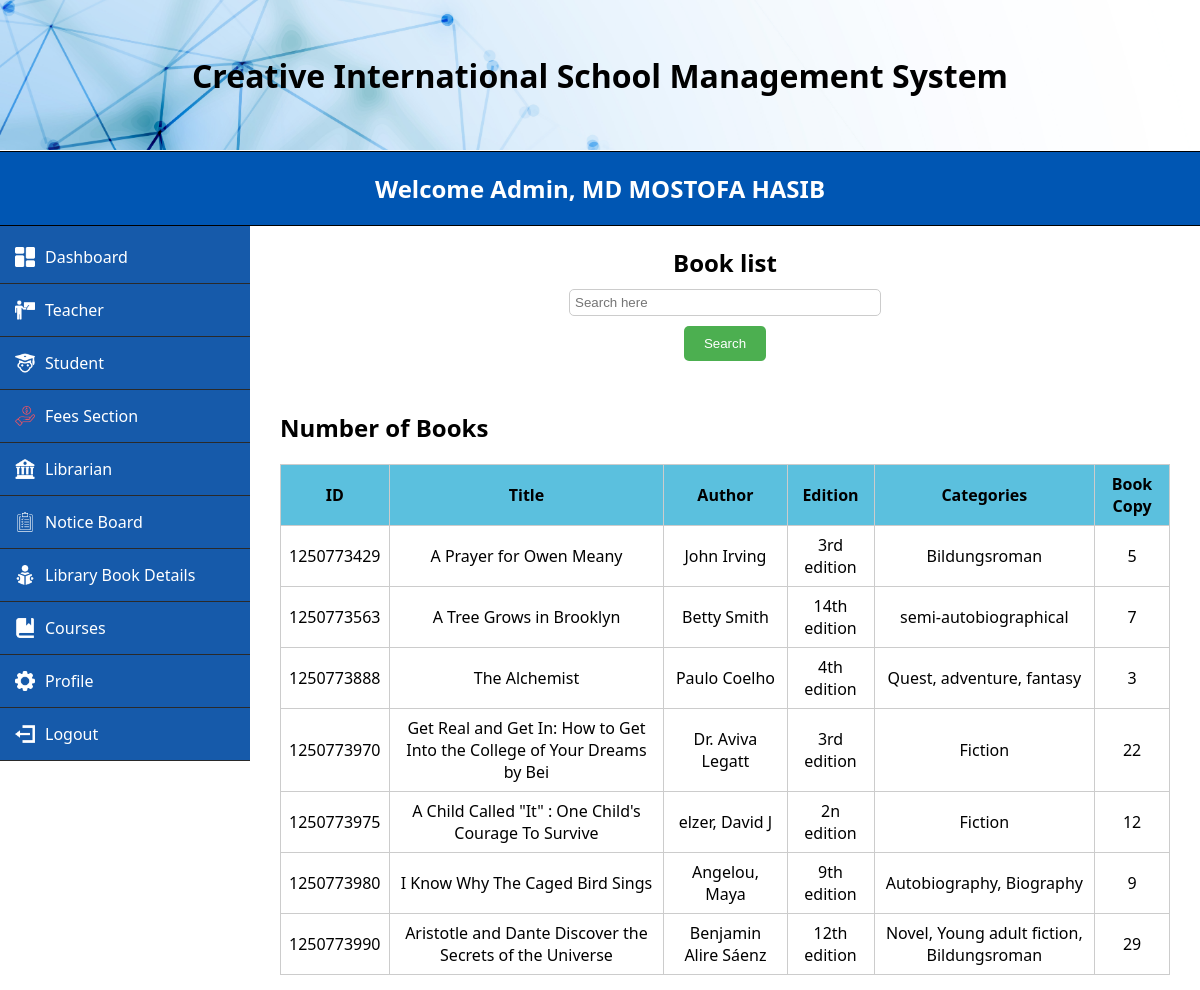
The page /MVC/Views/libraryBookInfo.php (signed in) on the database its author committed.
### tables this page shows
CREATE TABLE `bookinfo` (
  `sl` int(100) NOT NULL,
  `id` varchar(100) NOT NULL,
  `title` varchar(100) NOT NULL,
  `author` varchar(100) NOT NULL,
  `edition` varchar(100) NOT NULL,
  `categories` varchar(100) NOT NULL,
  `bookfile` varchar(100) NOT NULL,
  `bookcopy` varchar(100) NOT NULL
);

### MVC/Models/userModel.php (called while the page is built, shortened)
<?php
function getAllBooks() {
    $conn = conn();
    $sql = "SELECT * FROM bookinfo";
    $result = $conn->query($sql);
    $books = [];
    if ($result->num_rows > 0) {
        while($row = $result->fetch_assoc()) {
            $books[] = $row;
        }
    }
    return $books;
}
?>

### MVC/Views/libraryBookInfo.php (the view, shortened to what this page needs)
<?php
    require_once('../Models/userModel.php');
    $books = getAllBooks();
?>
<!DOCTYPE html>
<html lang="en">
<head>
    <link rel="stylesheet" href="../../css/adminStyle.css">
    <link rel="stylesheet" href="../../css/addTeacher.css">
</head>
<body>
    <div class="header">
        <h1>Creative International School Management System</h1>
    </div>
    <div class="brand-name">
        <h1>Welcome Admin, <?php echo $_SESSION['name']; ?></h1>
    </div>
    <form action="">
    <div class="side-menu">
        <ul>
            <li><a href="adminDash.php"><img src="../../images/dashboard (2).png" alt=""> Dashboard</a></li>
			<li class="dropdown">
                <a href="addTeacher.php"><img src="../../images/teacher2.png" alt=""> Teacher</a>
            </li>
			<li class="dropdown">
                <a href="addStudent.php"><img src="../../images/student-32.png" alt=""> Student</a>
            </li>
            <li><a href="fees.php"><img src="../../images/income.png" alt=""> Fees Section</a></li>
			<li class="dropdown">
                <a href="addLibrarian.php"><img src="../../images/library-32.png" alt=""> Librarian</a>
            </li>
            <li><a href="noticePost.php"><img src="../../images/clipboard-2-32.png" alt=""> Notice Board</a></li>
            <li><a href="libraryBookInfo.php"><img src="../../images/reading-book (1).png" alt=""> Library Book Details</a></li>
            <li class="dropdown">
                <a href="../Controllers/addCourseController.php"><img src="../../images/book-2-32.png" alt=""> Courses</a>
            </li>
            <li class="dropdown">
                <a href="viewProfile.php"><img src="../../images/settings.png" alt=""> Profile</a>
            </li>
            <li><a href="../Controllers/logout.php"><img src="../../images/account-logout-32.png" alt=""> Logout</a></li>
        </ul>
    </div>
    </form>
    <div class="search-container">
        <h2>Book list</h2>
        <input type="text" name="name" id="name" placeholder="Search here" onkeyup="ajax()" />
        <input type="button" name="" value="Search">
    </div>
    <div class="content">
        <div class="dashboard-table">
            <h2 colspan="2" style="text-align: left;">Number of Books</h2>
            <table id="bookTable">
                <thead>
                    <tr>
                        <th>ID</th>
                        <th>Title</th>
                        <th>Author</th>
                        <th>Edition</th>
                        <th>Categories</th>
                        <th>Book Copy</th>
                    </tr>
                </thead>
                <tbody>
                    <?php foreach ($books as $book): ?>
                        <tr>
                            <td><?php echo $book['id']; ?></td>
                            <td><?php echo $book['title']; ?></td>
                            <td><?php echo $book['author']; ?></td>
                            <td><?php echo $book['edition']; ?></td>
                            <td><?php echo $book['categories']; ?></td>
                            <td><?php echo $book['bookcopy']; ?></td>
                        </tr>
                    <?php endforeach; ?>
                </tbody>
            </table>
        </div>
    </div>
</body>
</html>

### css/adminStyle.css (style rules this page uses)
body { font-family: 'Segoe UI', Tahoma, Geneva, Verdana, sans-serif; margin: 0; padding: 0; }
.header { width: 100%; height: 150px; background-image: url('../images/loginBackground.jpg'); background-size: cover; background-repeat: no-repeat; background-position: center; display: flex; justify-content: center; align-items: center; margin-bottom: 1px; }
.brand-name { padding: 20px; display: flex; justify-content: center; align-items: center; background-color: #0056b3; border-bottom: 1px solid black; border-top: 1px solid black; }
.brand-name h1 { font-size: 24px; margin: 0; color: #fff; }
.side-menu { width: 250px; background-color: #165aaa; padding-top: 5px; padding-left: 0px; transition: left 0.3s ease; text-align: center; }
ul { list-style-type: none; padding-left: 0px; margin: 0; text-align: center; }
li { padding: 15px; border-bottom: 0.5px solid #2a2a2a; transition: background-color 0.3s ease; text-align: center; }
li a { color: #fff; text-decoration: none; display: flex; align-items: center; }
li img { margin-right: 10px; width: 20px; }
.content { flex-grow: 1; padding: 20px; }

### css/addTeacher.css (style rules this page uses)
.dashboard-table { margin-bottom: 20px; float: center; max-width: 70%; margin-right: 20px; }
.dashboard-table table { width: 100%; border-collapse: collapse; }
.dashboard-table th, .dashboard-table td { border: 1px solid #ccc; padding: 8px; }
.dashboard-table th { background-color: #5bc0de; text-align: center; }
.dashboard-table tbody tr:nth-child(even) { background-color: #5bc0de; }
.brand-name { padding: 20px; display: flex; justify-content: center; align-items: center; background-color: #0056b3; border-bottom: 1px solid black; border-top: 1px solid black; }
.brand-name h1 { font-size: 24px; margin: 0; color: #fff; }
.side-menu { width: 250px; background-color: #165aaa; padding-top: 5px; padding-left: 0px; text-align: center; float: left; }
.content { flex-grow: 1; padding: 10px; margin-left: 270px; }
.dashboard-table { margin-bottom: 5px; max-width: 100%; }

### MVC/Views/libraryBookInfo.php (style rules this page uses)
.dashboard-table { margin-bottom: 20px; float: center; max-width: 70%; margin-right: 20px; }
.dashboard-table table { width: 100%; border-collapse: collapse; }
.dashboard-table th, .dashboard-table td { border: 1px solid #ccc; padding: 8px; }
.dashboard-table th { background-color: #5bc0de; text-align: center; }
.dashboard-table tbody tr:nth-child(even) { background-color: white; }
.brand-name { padding: 20px; display: flex; justify-content: center; align-items: center; background-color: #0056b3; border-bottom: 1px solid black; border-top: 1px solid black; }
.brand-name h1 { font-size: 24px; margin: 0; color: #fff; }
.side-menu { width: 250px; background-color: #165aaa; padding-top: 5px; padding-left: 0px; text-align: center; float: left; }
.content { flex-grow: 1; padding: 10px; margin-left: 270px; }
.dashboard-table { margin-bottom: 5px; max-width: 100%; }
.dashboard-table td { text-align: center; }
.search-container { display: flex; flex-direction: column; align-items: center; margin-bottom: 20px; }
.search-container h2 { margin-bottom: 10px; }
.search-container input[type="text"] { width: 300px; padding: 5px; border: 1px solid #ccc; border-radius: 5px; margin-bottom: 10px; }
.search-container input[type="button"] { background-color: #4CAF50; color: white; padding: 10px 20px; border: none; border-radius: 5px; cursor: pointer; }

### rows shown on the page
bookinfo: id "1250773429", title "A Prayer for Owen Meany", author "John Irving", edition "3rd edition", categories "Bildungsroman", bookcopy "5"
bookinfo: id "1250773563", title "A Tree Grows in Brooklyn", author "Betty Smith", edition "14th edition", categories "semi-autobiographical", bookcopy "7"
bookinfo: id "1250773888", title "The Alchemist", author "Paulo Coelho", edition "4th edition", categories "Quest, adventure, fantasy", bookcopy "3"
bookinfo: id "1250773970", title "Get Real and Get In: How to Get Into the College of Your Dreams by Bei", author "Dr. Aviva Legatt", edition "3rd edition", categories "Fiction", bookcopy "22"
bookinfo: id "1250773975", title "A Child Called \"It\" : One Child's Courage To Survive", author "elzer, David J", edition "2n edition", categories "Fiction", bookcopy "12"
bookinfo: id "1250773980", title "I Know Why The Caged Bird Sings", author "Angelou, Maya", edition "9th edition", categories "Autobiography, Biography", bookcopy "9"
bookinfo: id "1250773990", title "Aristotle and Dante Discover the Secrets of the Universe", author "Benjamin Alire Sáenz", edition "12th edition", categories "Novel, Young adult fiction, Bildungsroman", bookcopy "29"

### other values the page prints
$_SESSION['name'] "MD MOSTOFA HASIB"
